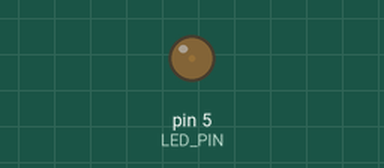
This sketch was run on a simulated Arduino Uno, built with avr-gcc and run on an emulated ATmega328P. Shown: output pins drawn as LEDs (lit = HIGH).

Above: at 0.05 s.
At 0.7 s:
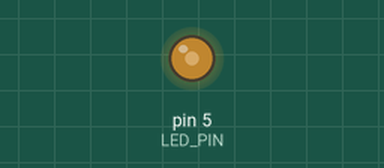
At 1.4 s:
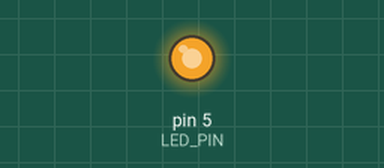
At 2.75 s:
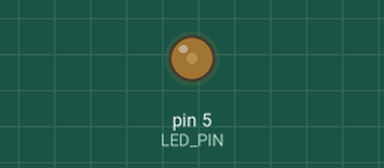
Timing chart, 0 to 7.1 s (numbered marks = the images above):
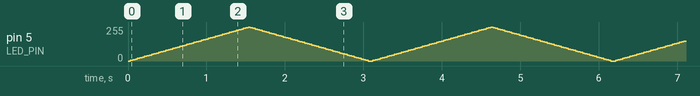

The sketch:

ex05_fade.ino
```cpp
// ex05 -- PWM fading. analogWrite(pin, d) outputs a ~490 Hz square wave with duty d/255;
// the eye averages it into a brightness level.
const int LED_PIN = 5;   // must be a PWM pin: 3, 5, 6, 9, 10, 11

void setup() { pinMode(LED_PIN, OUTPUT); }

void loop() {
  for (int duty = 0; duty <= 255; duty += 5) {    // fade in
    analogWrite(LED_PIN, duty);
    delay(30);
  }
  for (int duty = 250; duty >= 0; duty -= 5) {    // fade out (255 was already shown)
    analogWrite(LED_PIN, duty);
    delay(30);
  }
}
```
